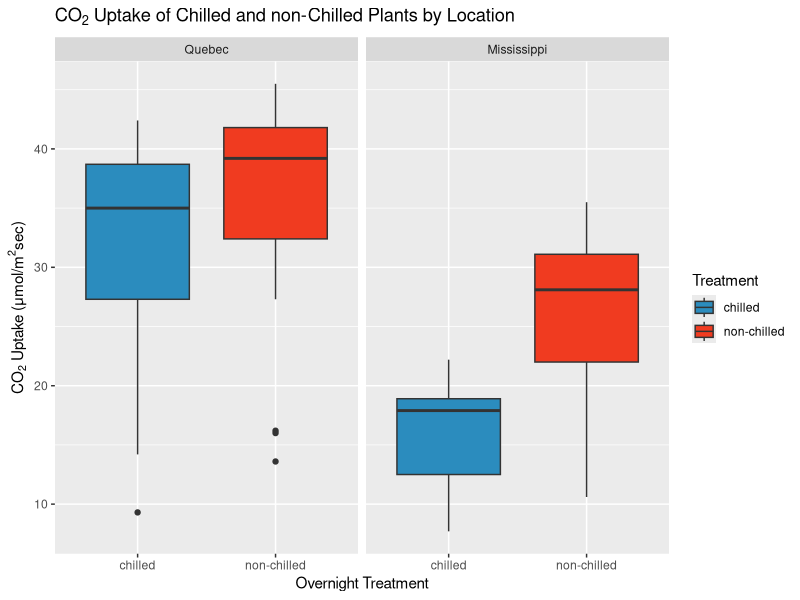
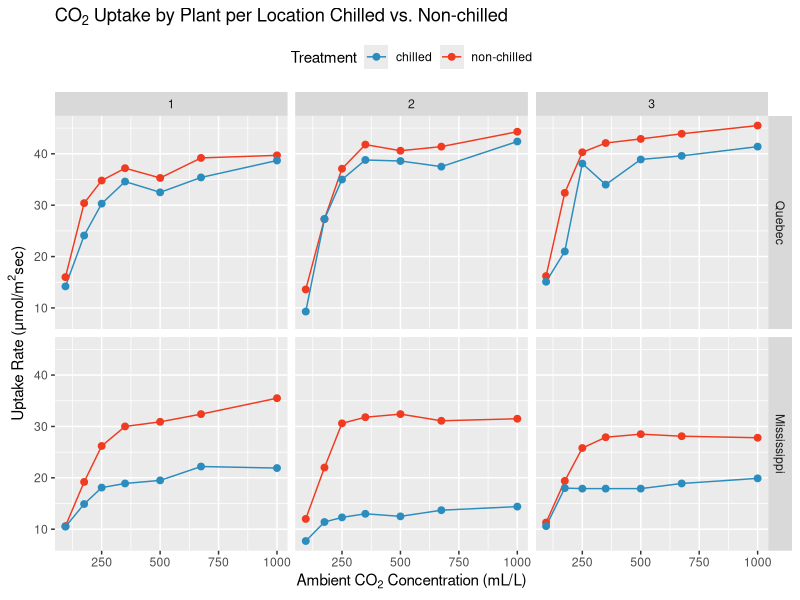

These charts were generated, in order, by the following R code:
## ---- chunk 1
knitr::opts_chunk$set(echo = TRUE)
library(tidyverse)
## ---- chunk 2
data(CO2)
#rename items in treatment column
CO2 <- CO2 %>% 
  mutate(Treatment = str_replace(Treatment, "nonchilled", "non-chilled"))

#setting up box plot 
CO2graph <- ggplot(CO2, aes(x = Treatment, y = uptake, fill = Treatment)) + 
  geom_boxplot() + 
  scale_fill_manual(values = c('#2b8cbe', '#f03b20')) +
  facet_wrap(~ Type) +
  labs(title = expression(paste("CO"[2], " ", "Uptake of Chilled and non-Chilled Plants by Location")), x = "Overnight Treatment", y = expression( paste("CO"[2], " ", "Uptake (\u03bcmol/", m^2, "sec)"))) 

#tidy data for line graph
CO22 <- CO2 %>%
  mutate("Sample" = rep(c(1:7), times=12)) %>%
  mutate("Pl_Trtment" = paste(Plant, Treatment, sep = " ")) %>%
  mutate("Pl_Loc" = paste(substring(Plant, 1, 1),
                            substring(Plant, 3),
                            sep = "")) %>%
  mutate("Pl" = substring(Plant, 3))

#setting up line graph
line_graph <- ggplot(CO22, aes(conc, uptake, group = Plant, color = Treatment)) +
  geom_line() +
  scale_color_manual(values = c('#2b8cbe', '#f03b20')) +
  labs(title = expression(paste("CO"[2], " ", "Uptake by Plant per Location Chilled vs. Non-chilled")), x = expression(paste("Ambient", " ", "CO"[2], " ", "Concentration (mL/L)")), y = expression( paste("Uptake Rate (\u03bcmol/", m^2, "sec)"))) +
  theme(legend.position = "top") +
  geom_point(aes(group = seq_along(conc)), 
             size=2) +
  facet_wrap(~ Pl_Loc)+
  facet_grid(Type ~ Pl, margins=FALSE)
## ---- chunk 3
CO2graph 
## ---- chunk 4
#filter data for Quebec and perform t-test to determine p-value
QuebecCO2 <- CO2 %>% 
  filter(Type == "Quebec")
ttQ <- t.test(QuebecCO2$uptake ~ QuebecCO2$Treatment)
cat(paste("The p-value between chilled and non-chilled plants in Quebec =", round(ttQ$p.value, 3)))
## ---- chunk 5
#filter data for Mississippi and perform t-test to determine p-value
MississippiCO2 <- CO2 %>% 
  filter(Type == "Mississippi")
ttM <- t.test(MississippiCO2$uptake ~ MississippiCO2$Treatment)
cat(paste("And the p-value between chilled and non-chilled plants in Mississippi =", round(ttM$p.value, 8)))
## ---- chunk 6
#t-test between locations
ttl <- t.test(CO2$uptake ~ CO2$Type)
cat(paste(round(ttl$p.value, 11)))
## ---- chunk 7
line_graph
